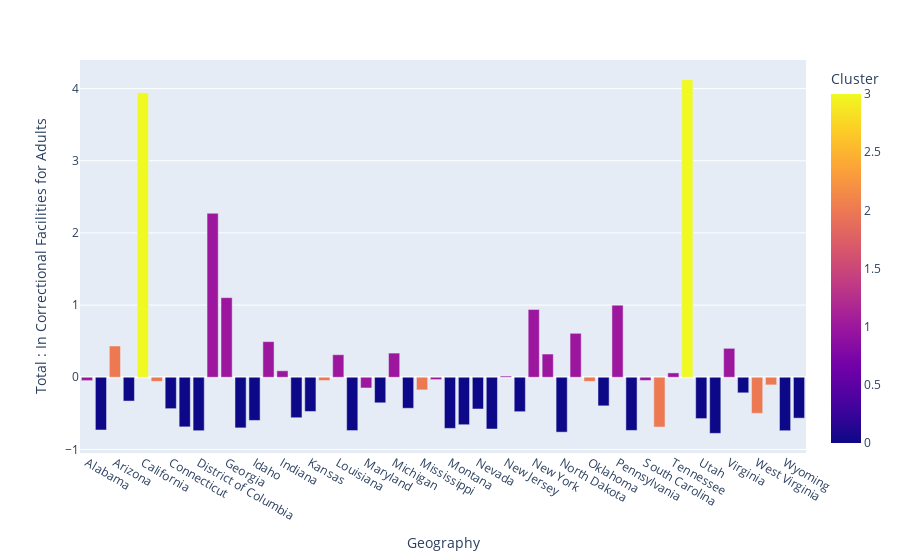

The notebook cell saved with this chart:
### Code cell
createBarChart(runKmeans(full, getX(full), n), x_axis="Geography", y_axis='Total : In Correctional Facilities for Adults')

### Figure 1 — Plotly figure (JSON) as saved in the notebook; plotly's stock layout.template omitted (floating-point values rounded to 4 significant figures)
{"data": [{"alignmentgroup": "True", "hovertemplate": "Geography=%{x}<br>Total : In Correctional Facilities for Adults=%{y}<br>Cluster=%{marker.color}<extra></extra>", "legendgroup": "", "marker": {"color": [1, 0, 2, 0, 3, 2, 0, 0, 0, 1, 1, 0, 0, 1, 1, 0, 0, 2, 1, 0, 1, 0, 1, 0, 2, 1, 0, 0, 0, 0, 1, 0, 1, 1, 0, 1, 2, 0, 1, 0, 1, 2, 1, 3, 0, 0, 1, 0, 2, 2, 0, 0], "coloraxis": "coloraxis", "pattern": {"shape": ""}}, "name": "", "offsetgroup": "", "orientation": "v", "showlegend": false, "textposition": "auto", "type": "bar", "x": ["Alabama", "Alaska", "Arizona", "Arkansas", "California", "Colorado", "Connecticut", "Delaware", "District of Columbia", "Florida", "Georgia", "Hawaii", "Idaho", "Illinois", "Indiana", "Iowa", "Kansas", "Kentucky", "Louisiana", "Maine", "Maryland", "Massachusetts", "Michigan", "Minnesota", "Mississippi", "Missouri", "Montana", "Nebraska", "Nevada", "New Hampshire", "New Jersey", "New Mexico", "New York", "North Carolina", "North Dakota", "Ohio", "Oklahoma", "Oregon", "Pennsylvania", "Rhode Island", "South Carolina", "South Dakota", "Tennessee", "Texas", "Utah", "Vermont", "Virginia", "Washington", "West Virginia", "Wisconsin", "Wyoming", "Puerto Rico"], "xaxis": "x", "y": [-0.04661, -0.7307, 0.4329, -0.3298, 3.943, -0.05726, -0.4353, -0.6875, -0.7407, 2.273, 1.103, -0.7017, -0.5984, 0.4938, 0.08961, -0.561, -0.4743, -0.04522, 0.3124, -0.7386, -0.1484, -0.3542, 0.3349, -0.4297, -0.1753, -0.03259, -0.7084, -0.6578, -0.4398, -0.7173, 0.01657, -0.4772, 0.939, 0.3218, -0.7607, 0.6089, -0.05694, -0.3962, 0.9987, -0.7368, -0.04464, -0.6899, 0.06032, 4.124, -0.5727, -0.7773, 0.4007, -0.2159, -0.5001, -0.1057, -0.7409, -0.5666], "yaxis": "y"}], "layout": {"barmode": "relative", "coloraxis": {"colorbar": {"title": {"text": "Cluster"}}, "colorscale": [[0, "#0d0887"], [0.1111, "#46039f"], [0.2222, "#7201a8"], [0.3333, "#9c179e"], [0.4444, "#bd3786"], [0.5556, "#d8576b"], [0.6667, "#ed7953"], [0.7778, "#fb9f3a"], [0.8889, "#fdca26"], [1, "#f0f921"]]}, "legend": {"tracegroupgap": 0}, "margin": {"t": 60}, "xaxis": {"anchor": "y", "domain": [0, 1], "title": {"text": "Geography"}}, "yaxis": {"anchor": "x", "domain": [0, 1], "title": {"text": "Total : In Correctional Facilities for Adults"}}}}
